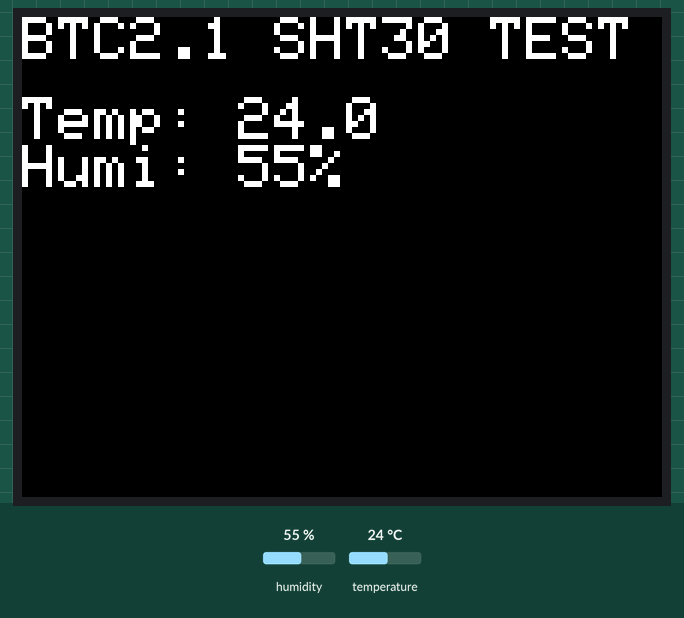
Bench run of a sketch on a simulated ESP32. On the bench: 320×240 colour display. Wiring (inferred from the names in the program): SHT3x sensor at I2C address 0x44. Inputs (shaded band) come from the test bench; at power-on: humidity 55 %, temperature 24 °C. What the sketch prints to the serial monitor is not drawn.

Above: at 1.4 s.
1.5 s: humidity set to 22 %
At 3.3 s:
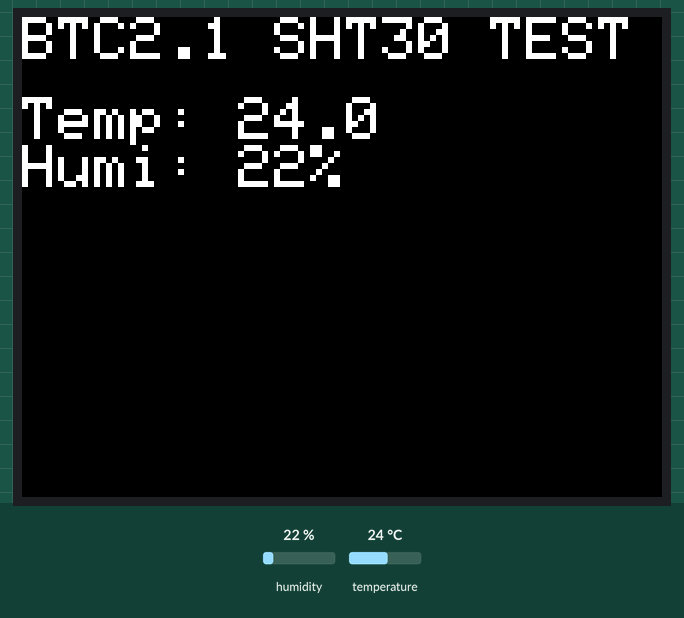
3.6 s: temperature set to 12 °C
At 5.0 s:
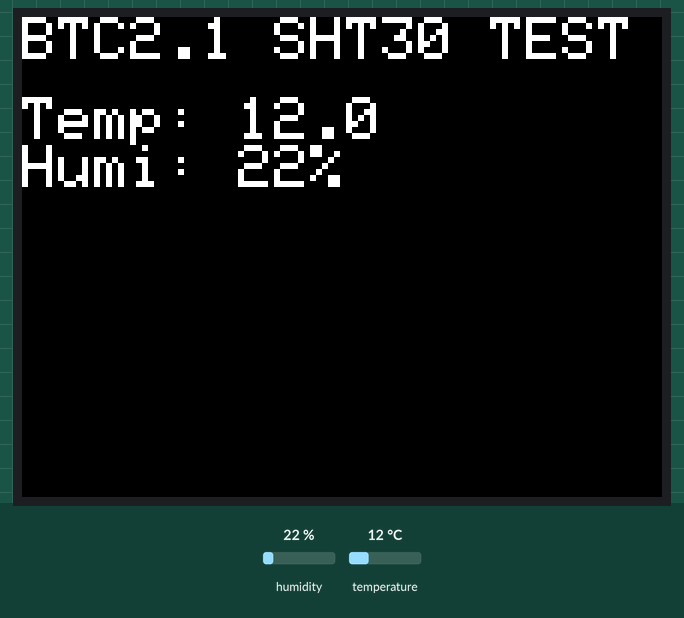
5.6 s: humidity set to 40 %
At 6.5 s:
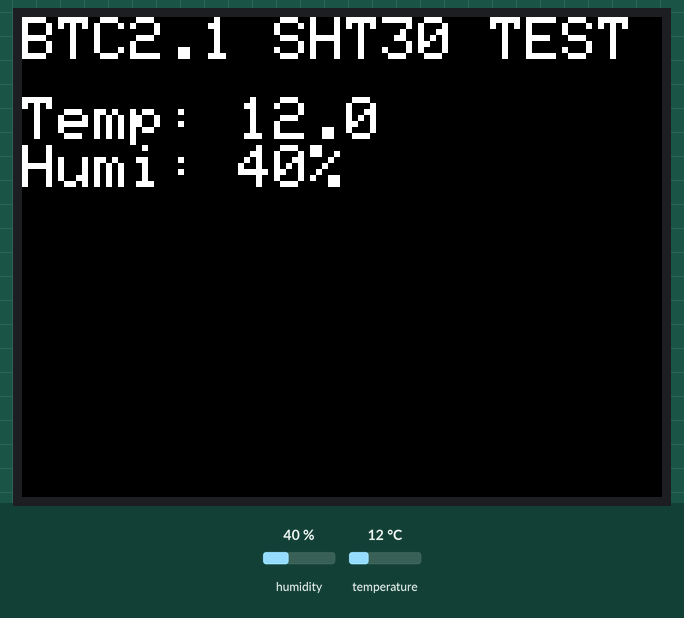
7.6 s: temperature set to 19 °C
Timing chart, 0 to 10.6 s (numbered marks = the images above; inputs shaded):
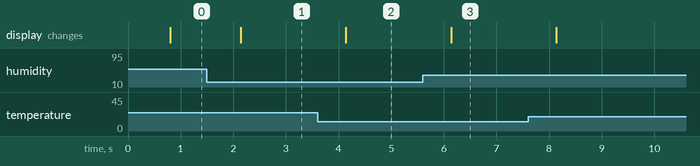

The sketch:

BTC2.1.ino
```cpp
/*
    Description: Use BTC2.1/SHT30 BASE to read temperature, humidity and display the data on the screen.
*/

#include <M5Stack.h>
#include <Wire.h>
#include "SHT3X.h"
SHT3X sht30;

float tmp = 0.0;
float hum = 0.0;

void setup() {
  M5.begin();
  Wire.begin();
  M5.Lcd.setBrightness(10);
  M5.Lcd.setTextSize(3);
  Serial.println(F("BTC2.1 SHT30 test..."));
  M5.Lcd.clear(BLACK);
  M5.Lcd.println("BTC2.1 SHT30 TEST");

}

void loop() {
  if(sht30.get()==0){
    tmp = sht30.cTemp;
    hum = sht30.humidity;
  }
  Serial.printf("Temperatura: %2.2f*C  Humedad: %0.2f%%  \r\n", tmp, hum);
  M5.Lcd.setCursor(0, 40);
  M5.Lcd.setTextColor(WHITE, BLACK);
  M5.Lcd.printf("Temp: %2.1f  \r\nHumi: %2.0f%%  \r\n", tmp, hum);
  delay(100);
}
```

SHT3X.cpp
```cpp
#include "SHT3X.h"

/* Motor()

*/
SHT3X::SHT3X(uint8_t address)
{
  Wire.begin();
  _address=address;
}


byte SHT3X::get()
{
  unsigned int data[6];

  // Start I2C Transmission
  Wire.beginTransmission(_address);
  // Send measurement command
  Wire.write(0x2C);
  Wire.write(0x06);
  // Stop I2C transmission
  if (Wire.endTransmission()!=0)
    return 1;

  delay(500);

  // Request 6 bytes of data
  Wire.requestFrom(_address, 6);

  // Read 6 bytes of data
  // cTemp msb, cTemp lsb, cTemp crc, humidity msb, humidity lsb, humidity crc
  for (int i=0;i<6;i++) {
    data[i]=Wire.read();
  };

  delay(50);

  if (Wire.available()!=0)
    return 2;

  // Convert the data
  cTemp = ((((data[0] * 256.0) + data[1]) * 175) / 65535.0) - 45;
  fTemp = (cTemp * 1.8) + 32;
  humidity = ((((data[3] * 256.0) + data[4]) * 100) / 65535.0);

  return 0;
}
```

SHT3X.h
```cpp
#ifndef __SHT3X_H
#define __HT3X_H


#if ARDUINO >= 100
 #include "Arduino.h"
#else
 #include "WProgram.h"
#endif

#include "Wire.h"

class SHT3X{
public:
  SHT3X(uint8_t address=0x44);
  byte get(void);
  float cTemp=0;
  float fTemp=0;
  float humidity=0;

private:
  uint8_t _address;

};


#endif
```

Measured:
- after the input at 1.5 s, the display: changes after 0.64 s (image 1)
- after the input at 3.6 s, the display: changes after 0.54 s (image 2)
- after the input at 5.6 s, the display: changes after 0.54 s (image 3)
